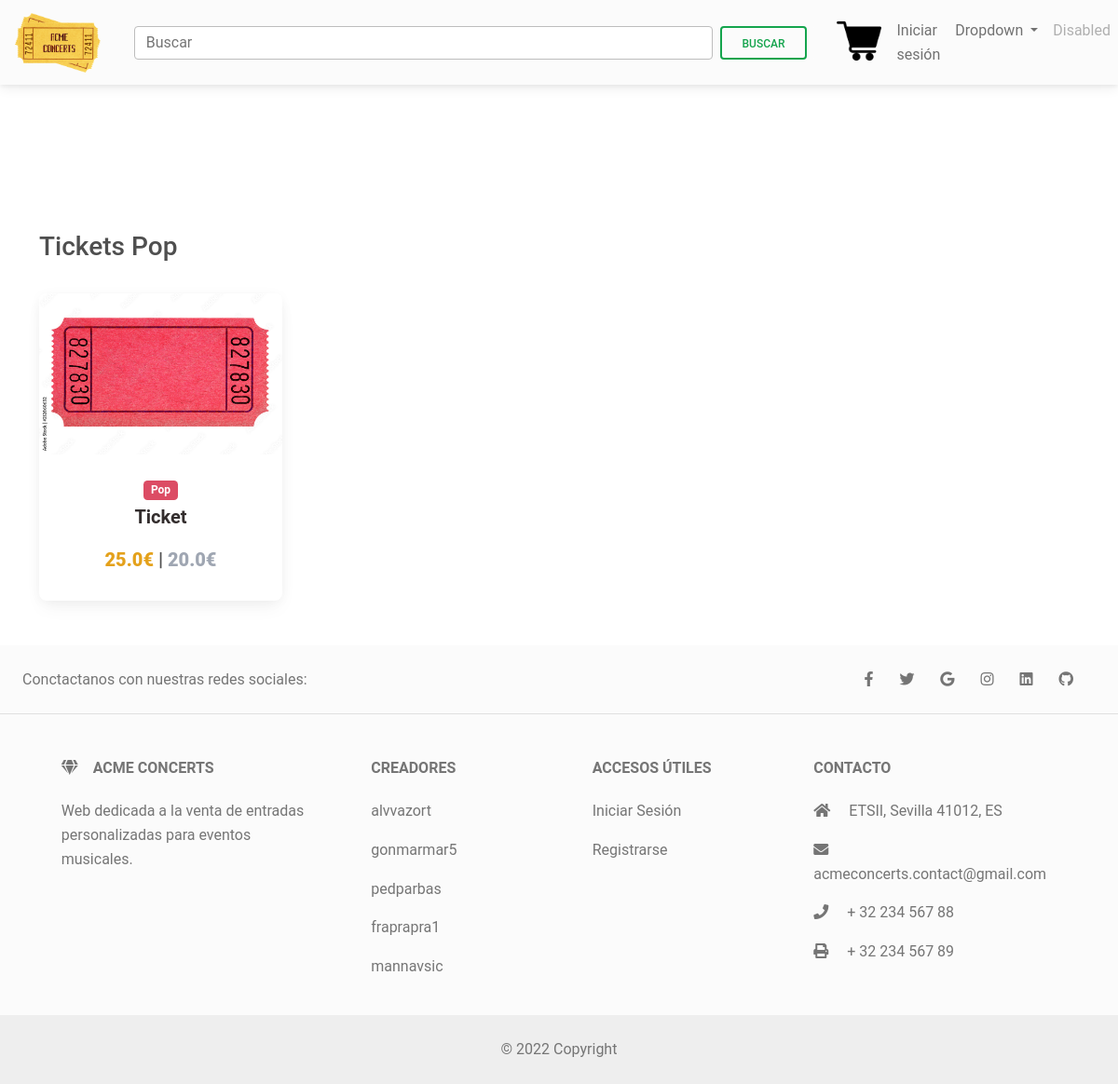
The page /pop on the database as committed earlier.
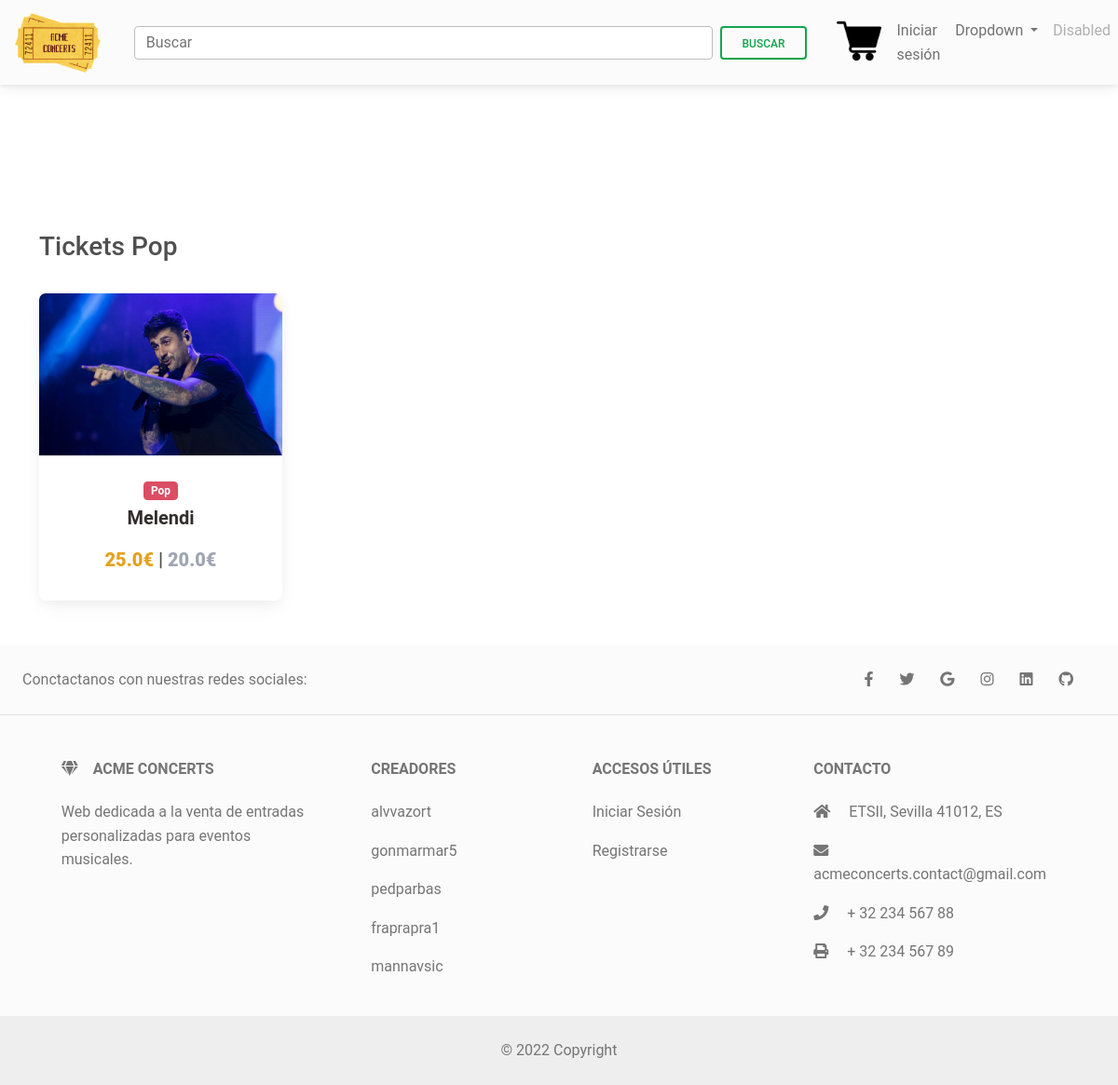
The same page on the database as committed later.
### main/models.py (models this page shows, shortened)
class Ticket(models.Model):
    title = models.CharField(max_length=100)
    price = models.FloatField()
    price_customized = models.FloatField()
    category = models.CharField(choices=CATEGORY, max_length=2)
    slug = models.SlugField()
    description = models.TextField()
    image = models.ImageField(upload_to= 'images/tickets/')
    date = models.DateTimeField()
    stock = models.PositiveIntegerField(default=10)
    def get_absolute_url(self):
        return reverse("main:ticket", kwargs={
            'slug': self.slug
        })

### main/views.py (the view)
# urls.py: path('pop', views.products_pop, name='pop'),
def products_pop(request):
    print(Ticket.objects.values())
    context = {
        'items': Ticket.objects.filter(category = 'P'),
        "MEDIA_URL" : settings.MEDIA_URL,
        "categoria" : "Pop"
    }
    return render(request, "categorias.html", context)

### main/templates/categorias.html
{% extends "base.html" %}
{% block content %}
<main>
    <br>
    <br>
    <br>
    <br>
    <br>
    <div class="container">
        <h3>Tickets {{categoria}}</h3>
        <br>
      <section class="text-center mb-4">
        <div class="row wow fadeIn">
            {% for ticket in items %}
                <div class="col-lg-3 col-md-6 mb-4">
                    <div class="card">
                        <div class="view overlay">
                            {% if ticket.stock == 0 %}
                            <img src="/resources/images/agotado.png" class="card-img-top">
                            <a href="{{ticket.get_absolute_url}}">
                                <div class="mask rgba-white-slight"></div>
                            </a>
                            {% else %}
                            <img src="{{MEDIA_URL}}{{ticket.image}}" class="card-img-top">
                            <a href="{{ticket.get_absolute_url}}">
                                <div class="mask rgba-white-slight"></div>
                            </a>
                        {% endif %}
                        </div>
                        <div class="card-body text-center">
                            <a href="">
                                <span class="badge bg-danger text-white mr-1">{{ticket.get_category_display}}</span>
                            </a>
                                <h5>
                                    <a href="{{ticket.get_absolute_url }}" >
                                        <span class="badge badge-pill text-dark"><h5><strong>{{ticket.title}} </strong></h5></span>
                                    </a>
                                </h5>
                            <h5 >
                            <strong>
                                {% if ticket.price %}
                                <span><b class="text-warning"> {{ ticket.price_customized }}€</b></span>
                                |
                                <span class="text-secondary mr-1">
                                    <b>{{ ticket.price }}€</b>
                                </span>
                                {% else %}
                                <span>{{ ticket.price_customized }}€</span>
                                {% endif %}
                            </strong>
                            </h5>
                        </div>
                    </div>
                </div>
            {% endfor %}
        </div>
      </section>
    </div>
</main>
{% endblock content %}

Rows that differ between the two databases and show on the page:
changed Ticket "Pop": image: a different picture; title "Ticket" → "Melendi"
